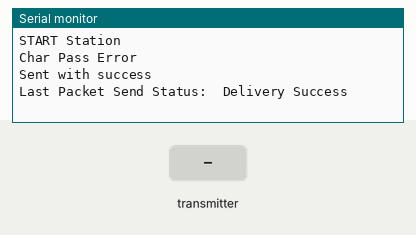
This sketch was run on a simulated ESP32. Parts: the last lines printed to the serial monitor. The test bench sets the inputs (shaded band).

Above: at 1.2 s.
1.3 s: the transmitter starts sending Station = ARM
At 1.61 s:
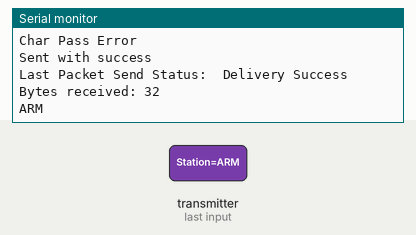
2.8 s: the transmitter starts sending Station = DISARM
At 3.11 s:
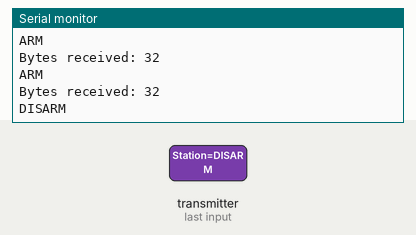

Measured:
- after the input at 1.3 s, the serial monitor: prints a new line at once (image 1)
- after the input at 2.8 s, the serial monitor: prints a new line at once (image 2)

The sketch:

ESP_NOW_Rocket.ino
```cpp
// REPLACE WITH THE MAC Address of your receiver
//MAC address - 70:B8:F6:5C:03:84 Rocket
//MAC address - 34:86:5D:3B:1C:34 Station
//uint8_t broadcastAddress[] = {0x70, 0xB8, 0xF6, 0x5C, 0x03, 0x84}; //This is being sent from the station
//uint8_t broadcastAddress[] = {0x34, 0x86, 0x5D, 0x3B, 0x1C, 0x34}; //This is being sent from the rocket
#include <esp_now.h>
#include <WiFi.h>

uint8_t broadcastAddress[] = {0x34, 0x86, 0x5D, 0x3B, 0x1C, 0x34}; //This is being sent from the rocket

char Rocketdata[32];
String ReceivedText;

typedef struct struct_message {
  char Station[32];
  char Rocket[32];
  int b;
  float c;
  bool d;
} struct_message;

struct STATION_DATA_STRUCTURE{
  //THIS MUST BE EXACTLY THE SAME ON THE OTHER ARDUINO
  char Station[32];
  //May change to a bool data type
};
STATION_DATA_STRUCTURE StationData;
struct ROCKET_DATA_STRUCTURE{
  //THIS MUST BE EXACTLY THE SAME ON THE OTHER ARDUINO
  char Rocket[32];
    //May change to a bool data type
};
ROCKET_DATA_STRUCTURE RocketData;

//struct_message Outgoing;
//struct_message Incoming;

String success;

esp_now_peer_info_t peerInfo;
// Callback when data is sent
void OnDataSent(const uint8_t *mac_addr, esp_now_send_status_t status) {
  Serial.print("\r\nLast Packet Send Status:\t");
  Serial.println(status == ESP_NOW_SEND_SUCCESS ? "Delivery Success" : "Delivery Fail");
  if (status ==0){
    success = "Delivery Success :)";
  }
  else{
    success = "Delivery Fail :(";
  }
}

// Callback when data is received - What to do when it recieves data
void OnDataRecv(const uint8_t * mac, const uint8_t *incomingData, int len) {
  //    incomingReadings struct, incoming data is created in the line before - also size
  memcpy(&StationData, incomingData, sizeof(StationData));
  Serial.print("Bytes received: ");
  Serial.println(len);
  //The struct read
  Serial.println( StationData.Station);
  Serial.println();
  ReceivedText = String(StationData.Station);
}


void setup() {
  Serial.begin(115200);
  Serial.println("START Station");

  // Set device as a Wi-Fi Station
  WiFi.mode(WIFI_STA);

  // Init ESP-NOW
  if (esp_now_init() != ESP_OK) {
    Serial.println("Error initializing ESP-NOW");
    return;
  }

  // Once ESPNow is successfully Init, we will register for Send CB to
  // get the status of Trasnmitted packet
  esp_now_register_send_cb(OnDataSent);

  // Register peer
  memcpy(peerInfo.peer_addr, broadcastAddress, 6);
  peerInfo.channel = 0;
  peerInfo.encrypt = false;

  // Add peer
  if (esp_now_add_peer(&peerInfo) != ESP_OK){
    Serial.println("Failed to add peer");
    return;
  }
  // Register for a callback function that will be called when data is received
  esp_now_register_recv_cb(OnDataRecv);
}

void loop() {

//if stationdata is "ARM"
//send "Rocket is armed"
  if(ReceivedText == "ARM"){
    strcpy(RocketData.Rocket, "Rocket is ARMED");
  } else if (ReceivedText == "DISARM"){
    strcpy(RocketData.Rocket, "Rocket is DISARM");
  } else {
    strcpy(RocketData.Rocket, "TEST");
    Serial.println("Char Pass Error");
  }

  // Send message via ESP-NOW
  esp_err_t result = esp_now_send(broadcastAddress, (uint8_t *) &RocketData, sizeof(RocketData));
  if (result == ESP_OK) {
    Serial.println("Sent with success");
  }
  else {
    Serial.println("Error sending the data");
  }
  delay(10000);


}
```
